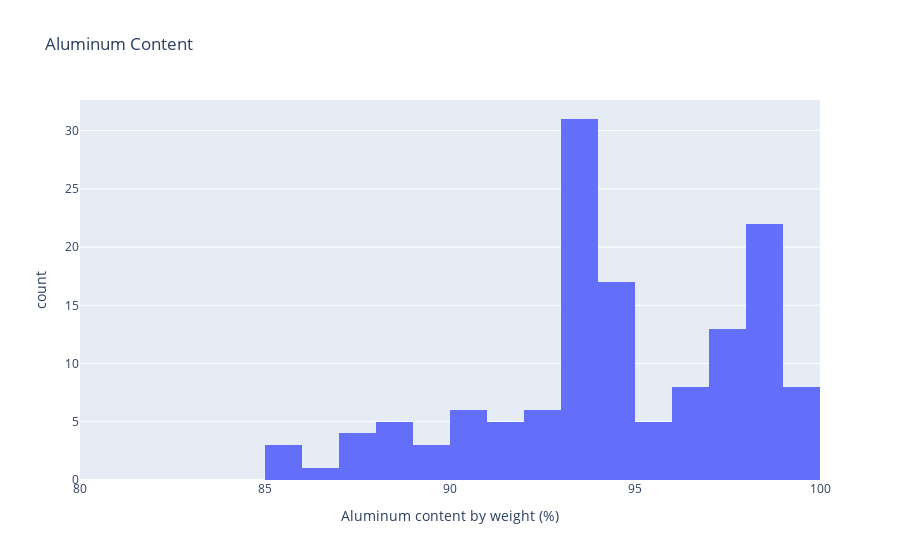

This figure's notebook cell:
### Markdown cell above
### Q1: Reproduce This Plot
Use `plotly` to reproduce the following histogram. Make sure to learn how to change *all* of the following:
* Number of histogram bins
* Axis limits
* Axis labels

The following documentation pages may help:
- [Histograms](https://plotly.com/python/histograms/)
- [Axis range documentation](https://plotly.com/python/axes/#setting-the-range-of-axes-manually)
- [Label documentation](https://plotly.com/python/figure-labels/)

### Code cell
###
# TASK: Reproduce the histogram below
# TODO: Consult the matplotlib documentation to help you re-create the histogram below
###

# -- WRITE YOUR CODE BELOW -----
# solution-begin
fig = px.histogram(
    df_data, 
    x="al_percent", 
    nbins=20,
    title="Aluminum Content",
    labels={
        "al_percent": "Aluminum content by weight (%)",
    }
)
# fig.update_layout(xaxis_range=[70, 100])
fig.update_xaxes(range=[80, 100])
fig.show()
fig.write_image("./incl/04_q1_target.png")
# solution-end

### Figure 1 — Plotly figure (JSON) as saved in the notebook; plotly's stock layout.template omitted (floating-point values rounded to 4 significant figures; data arrays with more than 128 entries replaced by an {"elided": "..."} marker saying what was removed)
{"data": [{"alignmentgroup": "True", "bingroup": "x", "hovertemplate": "Aluminum content by weight (%)=%{x}<br>count=%{y}<extra></extra>", "legendgroup": "", "marker": {"color": "#636efa"}, "name": "", "nbinsx": 20, "offsetgroup": "", "orientation": "v", "showlegend": false, "type": "histogram", "x": {"elided": "137 float values"}, "xaxis": "x", "yaxis": "y"}], "layout": {"barmode": "relative", "legend": {"tracegroupgap": 0}, "title": {"text": "Aluminum Content"}, "xaxis": {"anchor": "y", "domain": [0, 1], "range": [80, 100], "title": {"text": "Aluminum content by weight (%)"}}, "yaxis": {"anchor": "x", "domain": [0, 1], "title": {"text": "count"}}}}
